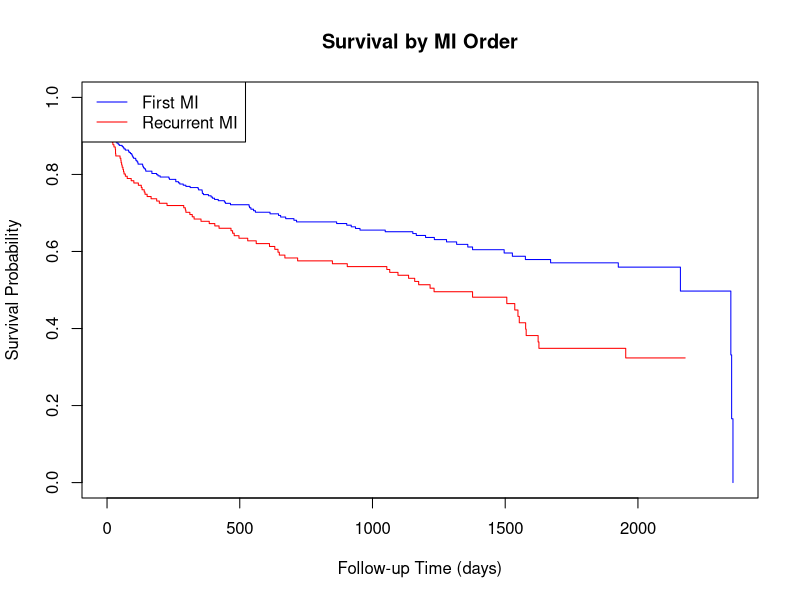

Generate this figure with R: (Note: this script raises an error after producing the figure.)
## ---- chunk 1
library(haven)   # for reading SPSS files
library(dplyr)   # for data manipulation
library(survival)  # for performing survival analysis

# Load the dataset
whas500 <- read_sav("datasets/whas500.sav")

# Convert labeled variables to factors
whas500 <- whas500 %>%
  mutate(across(where(is.labelled), as_factor))

# Create a numerical variable for follow-up status (1 = dead, 0 = censored)
whas500$fstat_numeric <- ifelse(whas500$fstat=="dead", 1, 0)
## ---- chunk 2
# Kaplan-Meier by MI order
group_fit <- survfit(Surv(lenfol, fstat_numeric) ~ miord, data = whas500)
summary(group_fit)

plot(group_fit, col = c("blue", "red"), xlab = "Follow-up Time (days)", ylab = "Survival Probability", main = "Survival by MI Order")
legend("topleft", legend = c("First MI", "Recurrent MI"), col = c("blue", "red"), lty = 1)
## ---- chunk 3
# Logrank test
survdiff(Surv(lenfol, fstat_numeric) ~ miord, data = whas500)
## ---- chunk 4
# Unadjusted Cox regression
coxph_model_unadj <- coxph(Surv(lenfol, fstat_numeric) ~ miord, data = whas500)
summary(coxph_model_unadj)
## ---- chunk 5
# Adjusted Cox regression
coxph_model_adj <- coxph(Surv(lenfol, fstat_numeric) ~ miord + age + gender, data = whas500)
summary(coxph_model_adj)
## ---- chunk 6
#| eval: true
#| echo: false

knitr::include_graphics("images/ch9-img-2.png")
## ---- chunk 7
#| eval: true
#| echo: false

knitr::include_graphics("images/ch9-img-3.png")
